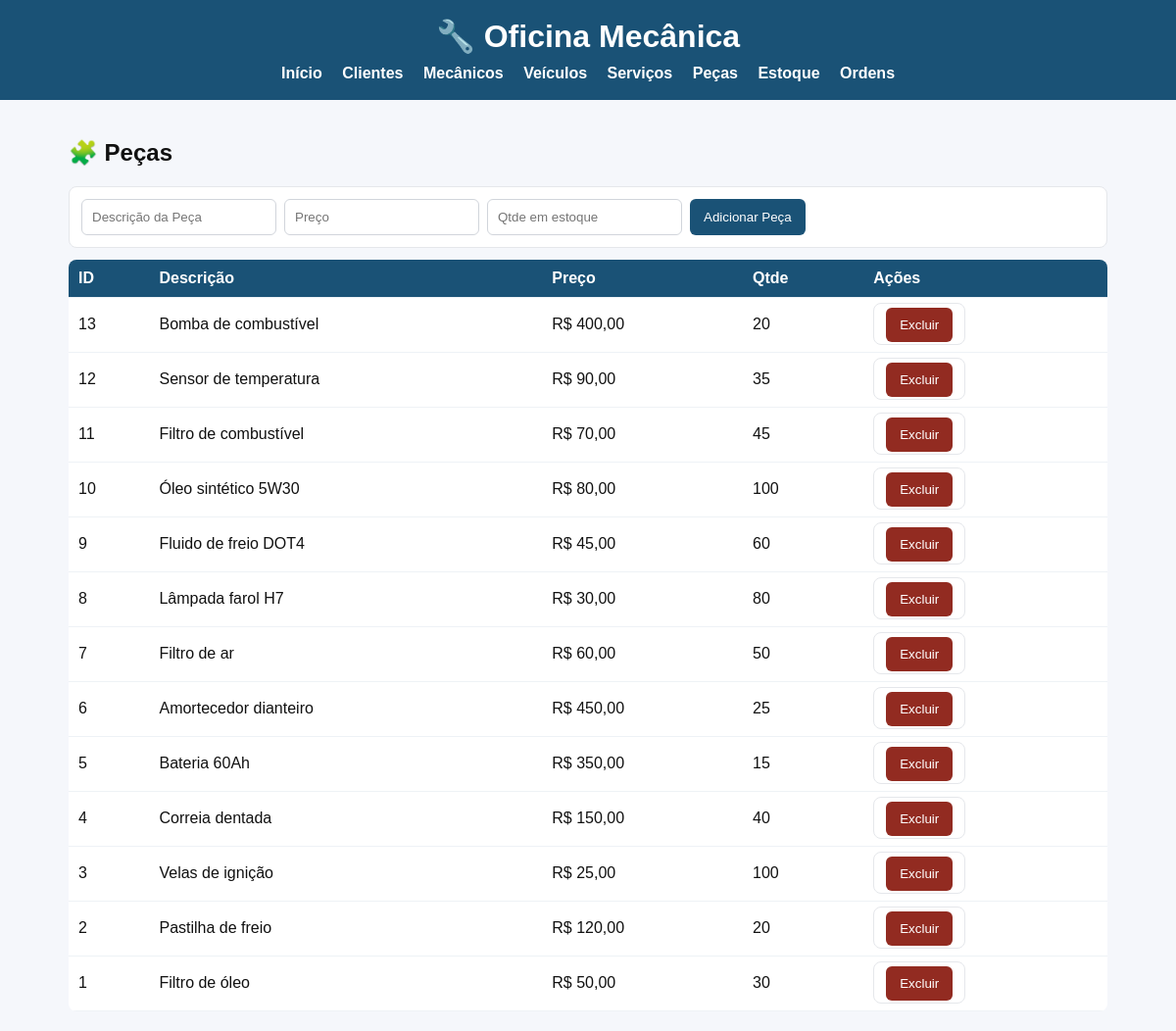
/pecas.php, run on the app's committed database.
### tables this page shows
CREATE TABLE pecas (
    id_peca INT AUTO_INCREMENT PRIMARY KEY,
    descricao_peca VARCHAR(100),
    preco_peca DECIMAL(10,2),
    qtde_estoque_peca INT
);

### public/pecas.php (the view, shortened to what this page needs)
<?php
require_once __DIR__ . '/../db/conexao.php';
$result = $conn->query("SELECT * FROM pecas ORDER BY id_peca DESC");
?>
<?php include __DIR__ . '/../includes/header.php'; ?>
<h2>🧩 Peças</h2>
<form method="POST">
  <input type="text" name="descricao" placeholder="Descrição da Peça" required>
  <input type="number" step="0.01" name="preco" placeholder="Preço" required>
  <input type="number" name="qtde" placeholder="Qtde em estoque" required>
  <button type="submit">Adicionar Peça</button>
</form>
<table>
<tr><th>ID</th><th>Descrição</th><th>Preço</th><th>Qtde</th><th>Ações</th></tr>
<?php while($row = $result->fetch_assoc()): ?>
<tr>
  <td><?= $row['id_peca'] ?></td>
  <td><?= htmlspecialchars($row['descricao_peca']) ?></td>
  <td>R$ <?= number_format($row['preco_peca'],2,',','.') ?></td>
  <td><?= $row['qtde_estoque_peca'] ?></td>
  <td>
    <form method="POST" style="display:inline" onsubmit="return confirm('Excluir peça?');">
      <button class="del">Excluir</button>
    </form>
  </td>
</tr>
<?php endwhile; ?>
</table>
<?php include __DIR__ . '/../includes/footer.php'; ?>

### public/estilo.css (style rules this page uses)
* { box-sizing:border-box }
body { font-family:Arial,Helvetica,sans-serif;background:#f5f7fb;margin:0;color:#111 }
form { background:#fff;border:1px solid #e5e7eb;border-radius:8px;padding:12px;margin:12px 0;display:flex;flex-wrap:wrap;gap:8px }
input[type=text],input[type=number],select { padding:10px;border:1px solid #d1d5db;border-radius:6px }
button { background:#1a5276;color:#fff;border:none;padding:10px 14px;border-radius:6px;cursor:pointer }
button.del { background:#922b21 }
table { width:100%;border-collapse:collapse;background:#fff;border-radius:8px;overflow:hidden;margin-top:10px }
th,td { padding:10px;border-bottom:1px solid #eef2f6;text-align:left }
th { background:#1a5276;color:#fff }

### data on the page
pecas: id_peca "13", descricao_peca "Bomba de combustível", preco_peca "400,00", qtde_estoque_peca "20"
pecas: id_peca "12", descricao_peca "Sensor de temperatura", preco_peca "90,00", qtde_estoque_peca "35"
pecas: id_peca "11", descricao_peca "Filtro de combustível", preco_peca "70,00", qtde_estoque_peca "45"
pecas: id_peca "10", descricao_peca "Óleo sintético 5W30", preco_peca "80,00", qtde_estoque_peca "100"
pecas: id_peca "9", descricao_peca "Fluido de freio DOT4", preco_peca "45,00", qtde_estoque_peca "60"
pecas: id_peca "8", descricao_peca "Lâmpada farol H7", preco_peca "30,00", qtde_estoque_peca "80"
pecas: id_peca "7", descricao_peca "Filtro de ar", preco_peca "60,00", qtde_estoque_peca "50"
pecas: id_peca "6", descricao_peca "Amortecedor dianteiro", preco_peca "450,00", qtde_estoque_peca "25"
pecas: id_peca "5", descricao_peca "Bateria 60Ah", preco_peca "350,00", qtde_estoque_peca "15"
pecas: id_peca "4", descricao_peca "Correia dentada", preco_peca "150,00", qtde_estoque_peca "40"
pecas: id_peca "3", descricao_peca "Velas de ignição", preco_peca "25,00", qtde_estoque_peca "100"
pecas: id_peca "2", descricao_peca "Pastilha de freio", preco_peca "120,00", qtde_estoque_peca "20"
pecas: id_peca "1", descricao_peca "Filtro de óleo", preco_peca "50,00", qtde_estoque_peca "30"
